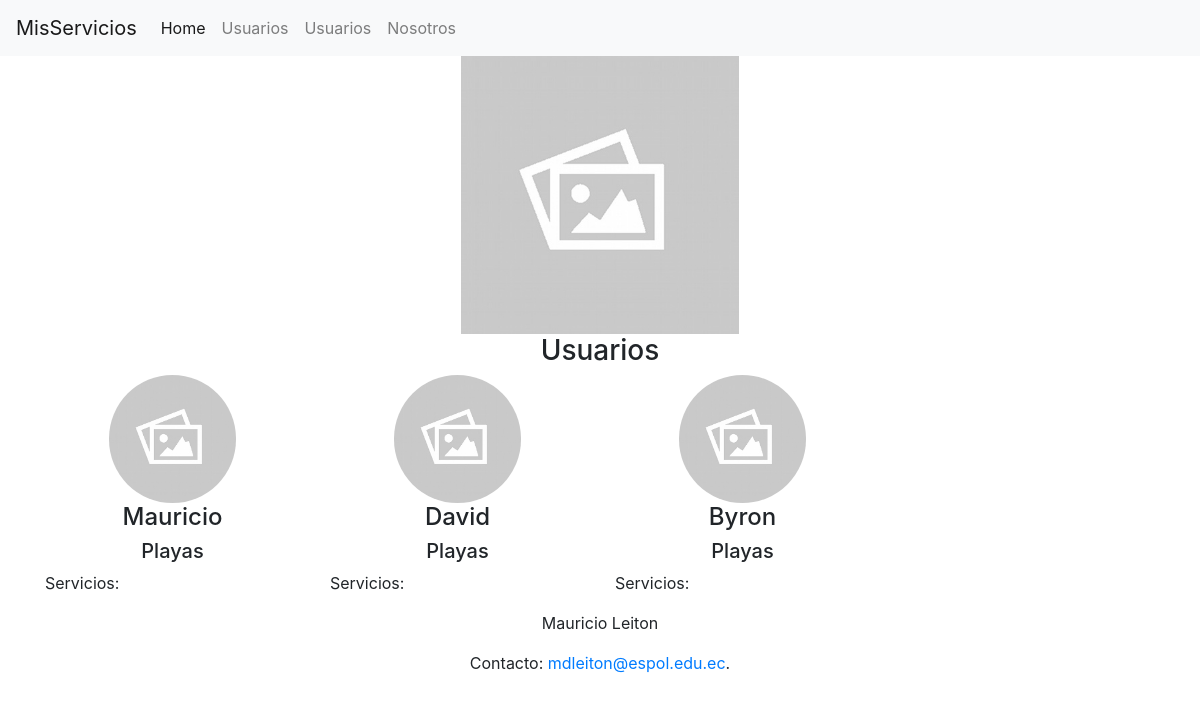
The page /lista/ on the database as committed earlier.
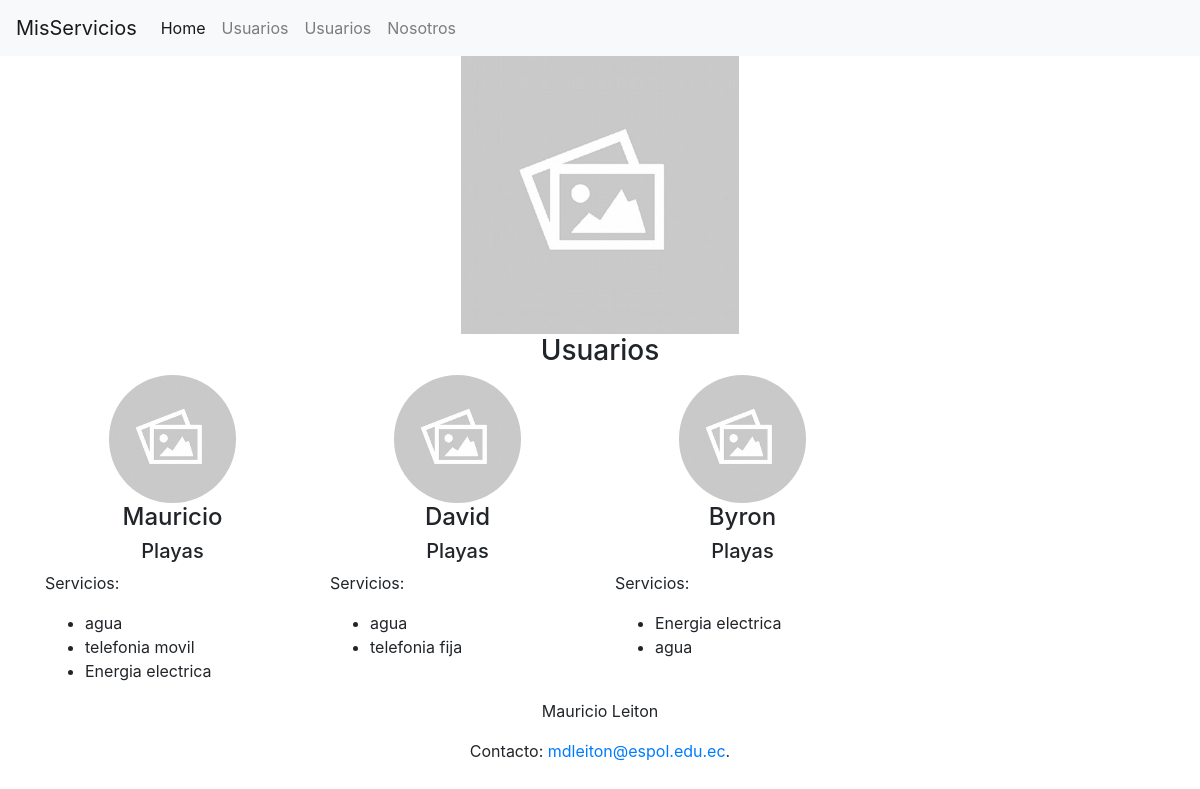
The same page on the database as committed later.
### MisServicios/models.py (models this page shows, shortened)
class Usuario(models.Model):
    nombre = models.CharField(max_length=35)
    ciudad = models.CharField(max_length=75)

class ServicioUsuario(models.Model):
    usuario = models.ForeignKey('Usuario',related_name="servicios", on_delete=models.CASCADE)
    servicio = models.ForeignKey('Servicio',related_name="usuarios", on_delete=models.CASCADE)
    fecha = models.DateField()
    totalFactura  = models.FloatField(null=True)
    direccion = models.CharField(max_length=100)

class Servicio(models.Model):
    id = models.AutoField(primary_key=True)
    nombre = models.CharField(max_length=15)
    descripcion = models.CharField(max_length=35)

### MisServicios/views.py (the view)
# urls.py: url('lista/', views.lista,name = "lista"),
def lista(request):
    usuarios = Usuario.objects.all()
    response = render(request,'MisServicios/lista.html',{'usuarios':usuarios})
    response.set_cookie('pagina',"lista")
    return response

### MisServicios/templates/MisServicios/lista.html
{% extends "MisServicios/base.html" %}
{% load static %}
{% block content %}
    {% for usuario in usuarios %}
        <div class="col-md-3 text-center">
            <a href="/usuariodetalles/{{usuario.id}}"> <img class="rounded-circle img-circle" src="{% static 'img/img.jpg' %}" width="50%" ></a>
            <h4>{{ usuario.nombre }}</h4>
            <h5>{{ usuario.ciudad }}</h5>
            <p class="text-left">Servicios:</p>
            <ul class="text-left">
                {% for servicio in usuario.servicios.all %}
                    <li>{{ servicio.servicio.nombre }}</li>
                {% endfor %}
            </ul>
        </div>
    {% endfor %}
{% endblock %}

### MisServicios/templates/MisServicios/base.html (shortened to what this page needs)
{% load static %}
<!DOCTYPE html>
<html>
<head>
    <link href="{% static 'css/bootstrap.css'  %}" rel="stylesheet">
</head>
<body>
    <div class="text-center">
        <nav class="navbar navbar-expand-lg navbar-light bg-light ">
            <a class="navbar-brand" href="#">MisServicios</a>
            <div class="collapse navbar-collapse" id="navbarSupportedContent">
                <ul class="navbar-nav mr-auto text-center">
                    <li class="nav-item active">
                        <a class="nav-link" href="#">Home <span class="sr-only">(current)</span></a>
                    </li>
                    <li class="nav-item">
                        <a class="nav-link" href="#">Usuarios</a>
                    </li>
                    <li class="nav-item">
                        <a class="nav-link" href="#">Usuarios</a>
                    </li>
                    <li class="nav-item">
                        <a class="nav-link" href="#">Nosotros</a>
                    </li>
                </ul>
            </div>
        </nav>
    </div>
    <div class="container">
        <div class="row contenido">
            <div class="col-md-12">
                <div class="text-center">
                    <img src="{% static 'img/img.jpg' %}" width="25%">
                </div>
            </div>
            <div class="col-md-12">
                <h3 class="text-center">Usuarios</h3>
            </div>
            {% block content %}
            {% endblock %}
        </div>
        <div class="row">
            <footer class="col-md-12 text-center">
                <p>Mauricio Leiton</p>
                <p>Contacto: <a href="mdleiton@espol.edu.ec">mdleiton@espol.edu.ec</a>.</p>
            </footer>
        </div>
    </div>
</body>
</html>

Rows that differ between the two databases and show on the page:
added ServicioUsuario: servicio.nombre "agua", shown under Usuario "Mauricio"
added ServicioUsuario: servicio.nombre "telefonia movil", shown under Usuario "Mauricio"
added ServicioUsuario: servicio.nombre "Energia electrica", shown under Usuario "Mauricio"
added ServicioUsuario: servicio.nombre "agua", shown under Usuario "David"
added ServicioUsuario: servicio.nombre "telefonia fija", shown under Usuario "David"
added ServicioUsuario: servicio.nombre "Energia electrica", shown under Usuario "Byron"
added ServicioUsuario: servicio.nombre "agua", shown under Usuario "Byron"
